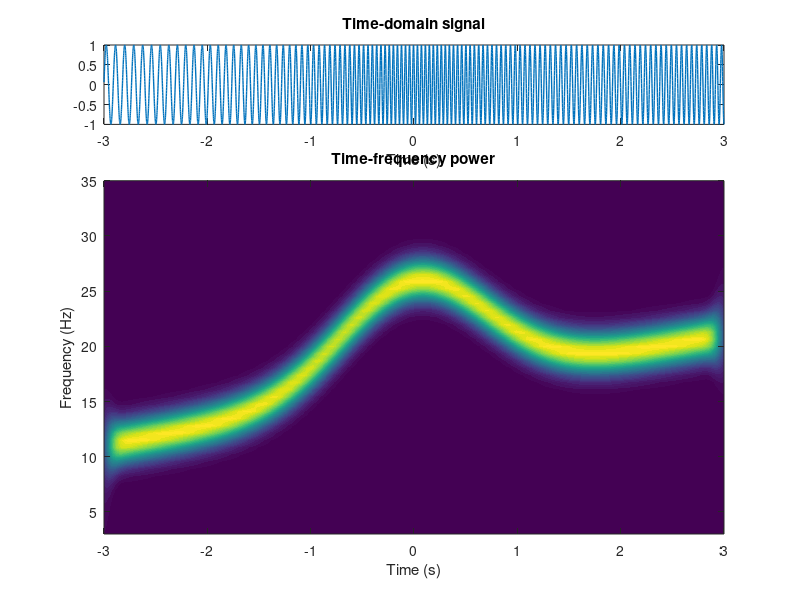

MATLAB code to generate this figure:
%%
clear; clc; close all;
% create signal
srate = 1000;
time  = -3:1/srate:3;
pnts  = length(time);
freqmod = exp(-time.^2)*10+10;
freqmod = freqmod + linspace(0,10,pnts);
signal  = sin( 2*pi * (time + cumsum(freqmod)/srate) );

% plot the signal
figure(1), clf
subplot(411)
plot(time,signal,'linew',1)
xlabel('Time (s)')
title('Time-domain signal')

%% create complex Morlet wavelets

% wavelet parameters
nfrex = 50; % 50 frequencies
frex  = linspace(3,35,nfrex);
fwhm  = .2; % full-width at half-maximum in seconds

% initialize matrices for wavelets
wavelets = zeros(nfrex,pnts);

% create complex Morlet wavelet family
for wi=1:nfrex
    % Gaussian
    gaussian = exp( -(4*log(2)*time.^2) / fwhm^2 );
    
    % complex Morlet wavelet
    wavelets(wi,:) = exp(1i*2*pi*frex(wi)*time) .* gaussian;
end

%% run convolution using FFTs
% convolution parameters
nconv = pnts*2-1; % M+N-1
halfk = floor(pnts/2)+1;
% Fourier spectrum of the signal
sigX = fft(signal,nconv);
% initialize time-frequency matrix
tf = zeros(nfrex,pnts);
% convolution per frequency
for fi=1:nfrex
    % FFT of the wavelet
    waveX = fft(wavelets(fi,:),nconv);
    % amplitude-normalize the wavelet
    waveX = waveX./max(waveX);  
    % convolution
    convres = ifft( waveX.*sigX );
    % trim the "wings"
    convres = convres(halfk:end-halfk+1);
    % extract power from complex signal
    tf(fi,:) = abs(convres).^2;
end
%% plot the results
figure(1)
subplot(4,1,[2 3 4])
contourf(time,frex,tf,40,'linecolor','none')
xlabel('Time (s)'), ylabel('Frequency (Hz)')
title('Time-frequency power')
%%
